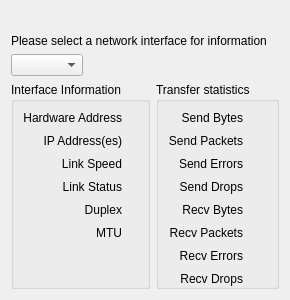
     <widget class="QWidget" name="tab_info">
      <attribute name="title">
       <string>Info</string>
      </attribute>
      <layout class="QVBoxLayout" name="verticalLayout_16">
       <property name="topMargin">
        <number>34</number>
       </property>
       <item>
        <widget class="QLabel" name="label_18">
         <property name="sizePolicy">
          <sizepolicy hsizetype="Preferred" vsizetype="Fixed">
           <horstretch>0</horstretch>
           <verstretch>0</verstretch>
          </sizepolicy>
         </property>
         <property name="text">
          <string>Please select a network interface for information</string>
         </property>
        </widget>
       </item>
       <item alignment="Qt::AlignLeft">
        <widget class="QComboBox" name="info_nic_list_combobox"/>
       </item>
       <item>
        <layout class="QHBoxLayout" name="horizontalLayout_12">
         <item>
          <widget class="QGroupBox" name="groupBox">
           <property name="title">
            <string>Interface Information</string>
           </property>
           <layout class="QGridLayout" name="gridLayout_3">
            <property name="leftMargin">
             <number>9</number>
            </property>
            <property name="topMargin">
             <number>9</number>
            </property>
            <property name="rightMargin">
             <number>9</number>
            </property>
            <property name="bottomMargin">
             <number>0</number>
            </property>
            <property name="spacing">
             <number>9</number>
            </property>
            <item row="5" column="0" alignment="Qt::AlignTop">
             <widget class="QLabel" name="info_stats_mtu">
              <property name="text">
               <string>MTU</string>
              </property>
              <property name="alignment">
               <set>Qt::AlignRight|Qt::AlignTop|Qt::AlignTrailing</set>
              </property>
             </widget>
            </item>
            <item row="0" column="0">
             <widget class="QLabel" name="info_hardware_address">
              <property name="text">
               <string>Hardware Address</string>
              </property>
              <property name="alignment">
               <set>Qt::AlignRight|Qt::AlignTop|Qt::AlignTrailing</set>
              </property>
             </widget>
            </item>
            <item row="4" column="0" alignment="Qt::AlignTop">
             <widget class="QLabel" name="info_stats_duplex">
              <property name="text">
               <string>Duplex</string>
              </property>
              <property name="alignment">
               <set>Qt::AlignRight|Qt::AlignTop|Qt::AlignTrailing</set>
              </property>
             </widget>
            </item>
            <item row="2" column="0">
             <widget class="QLabel" name="label_9">
              <property name="text">
               <string>Link Speed</string>
              </property>
              <property name="alignment">
               <set>Qt::AlignRight|Qt::AlignTop|Qt::AlignTrailing</set>
              </property>
             </widget>
            </item>
            <item row="2" column="1">
             <widget class="QLabel" name="info_stats_speed_value">
              <property name="sizePolicy">
               <sizepolicy hsizetype="MinimumExpanding" vsizetype="Preferred">
                <horstretch>0</horstretch>
                <verstretch>0</verstretch>
               </sizepolicy>
              </property>
              <property name="text">
               <string/>
              </property>
              <property name="alignment">
               <set>Qt::AlignLeading|Qt::AlignLeft|Qt::AlignTop</set>
              </property>
             </widget>
            </item>
            <item row="1" column="0">
             <widget class="QLabel" name="info_addrs">
              <property name="text">
               <string>IP Address(es)</string>
              </property>
              <property name="alignment">
               <set>Qt::AlignRight|Qt::AlignTop|Qt::AlignTrailing</set>
              </property>
             </widget>
            </item>
            <item row="3" column="0">
             <widget class="QLabel" name="info_stats_status">
              <property name="text">
               <string>Link Status</string>
              </property>
              <property name="alignment">
               <set>Qt::AlignRight|Qt::AlignTop|Qt::AlignTrailing</set>
              </property>
             </widget>
            </item>
            <item row="0" column="1">
             <widget class="QLabel" name="info_hardware_address_value">
              <property name="text">
               <string> </string>
              </property>
             </widget>
            </item>
            <item row="6" column="0" colspan="2">
             <spacer name="verticalSpacer_5">
              <property name="orientation">
               <enum>Qt::Vertical</enum>
              </property>
              <property name="sizeType">
               <enum>QSizePolicy::MinimumExpanding</enum>
              </property>
              <property name="sizeHint" stdset="0">
               <size>
                <width>20</width>
                <height>0</height>
               </size>
              </property>
             </spacer>
            </item>
            <item row="1" column="1">
             <widget class="QLabel" name="info_addrs_value">
              <property name="sizePolicy">
               <sizepolicy hsizetype="Preferred" vsizetype="Preferred">
                <horstretch>0</horstretch>
                <verstretch>0</verstretch>
               </sizepolicy>
              </property>
              <property name="text">
               <string> </string>
              </property>
              <property name="textFormat">
               <enum>Qt::AutoText</enum>
              </property>
              <property name="alignment">
               <set>Qt::AlignLeading|Qt::AlignLeft|Qt::AlignTop</set>
              </property>
              <property name="wordWrap">
               <bool>false</bool>
              </property>
             </widget>
            </item>
            <item row="5" column="1">
             <widget class="QLabel" name="info_stats_mtu_value">
              <property name="sizePolicy">
               <sizepolicy hsizetype="MinimumExpanding" vsizetype="Preferred">
                <horstretch>0</horstretch>
                <verstretch>0</verstretch>
               </sizepolicy>
              </property>
              <property name="text">
               <string> </string>
              </property>
              <property name="alignment">
               <set>Qt::AlignLeading|Qt::AlignLeft|Qt::AlignTop</set>
              </property>
             </widget>
            </item>
            <item row="4" column="1">
             <widget class="QLabel" name="info_stats_duplex_value">
              <property name="sizePolicy">
               <sizepolicy hsizetype="MinimumExpanding" vsizetype="Preferred">
                <horstretch>0</horstretch>
                <verstretch>0</verstretch>
               </sizepolicy>
              </property>
              <property name="text">
               <string> </string>
              </property>
              <property name="alignment">
               <set>Qt::AlignLeading|Qt::AlignLeft|Qt::AlignTop</set>
              </property>
             </widget>
            </item>
            <item row="3" column="1">
             <widget class="QLabel" name="info_stats_status_value">
              <property name="sizePolicy">
               <sizepolicy hsizetype="MinimumExpanding" vsizetype="Preferred">
                <horstretch>0</horstretch>
                <verstretch>0</verstretch>
               </sizepolicy>
              </property>
              <property name="text">
               <string/>
              </property>
              <property name="alignment">
               <set>Qt::AlignLeading|Qt::AlignLeft|Qt::AlignTop</set>
              </property>
             </widget>
            </item>
           </layout>
          </widget>
         </item>
         <item>
          <widget class="QGroupBox" name="groupBox_2">
           <property name="title">
            <string>Transfer statistics</string>
           </property>
           <layout class="QGridLayout" name="gridLayout">
            <property name="leftMargin">
             <number>9</number>
            </property>
            <property name="topMargin">
             <number>9</number>
            </property>
            <property name="rightMargin">
             <number>9</number>
            </property>
            <property name="bottomMargin">
             <number>0</number>
            </property>
            <property name="spacing">
             <number>9</number>
            </property>
            <item row="3" column="1">
             <widget class="QLabel" name="info_sent_drops_value">
              <property name="sizePolicy">
               <sizepolicy hsizetype="MinimumExpanding" vsizetype="Preferred">
                <horstretch>0</horstretch>
                <verstretch>0</verstretch>
               </sizepolicy>
              </property>
              <property name="text">
               <string> </string>
              </property>
              <property name="alignment">
               <set>Qt::AlignLeading|Qt::AlignLeft|Qt::AlignTop</set>
              </property>
             </widget>
            </item>
            <item row="0" column="0">
             <widget class="QLabel" name="info_sent_bytes">
              <property name="text">
               <string>Send Bytes</string>
              </property>
              <property name="alignment">
               <set>Qt::AlignRight|Qt::AlignTop|Qt::AlignTrailing</set>
              </property>
             </widget>
            </item>
            <item row="3" column="0">
             <widget class="QLabel" name="info_sent_drops">
              <property name="text">
               <string>Send Drops</string>
              </property>
              <property name="alignment">
               <set>Qt::AlignRight|Qt::AlignTop|Qt::AlignTrailing</set>
              </property>
             </widget>
            </item>
            <item row="0" column="1">
             <widget class="QLabel" name="info_sent_bytes_value">
              <property name="sizePolicy">
               <sizepolicy hsizetype="MinimumExpanding" vsizetype="Preferred">
                <horstretch>0</horstretch>
                <verstretch>0</verstretch>
               </sizepolicy>
              </property>
              <property name="text">
               <string/>
              </property>
              <property name="alignment">
               <set>Qt::AlignLeading|Qt::AlignLeft|Qt::AlignTop</set>
              </property>
             </widget>
            </item>
            <item row="1" column="1">
             <widget class="QLabel" name="info_sent_pkts_value">
              <property name="sizePolicy">
               <sizepolicy hsizetype="MinimumExpanding" vsizetype="Preferred">
                <horstretch>0</horstretch>
                <verstretch>0</verstretch>
               </sizepolicy>
              </property>
              <property name="text">
               <string/>
              </property>
              <property name="alignment">
               <set>Qt::AlignLeading|Qt::AlignLeft|Qt::AlignTop</set>
              </property>
             </widget>
            </item>
            <item row="5" column="1">
             <widget class="QLabel" name="info_recv_pkts_value">
              <property name="sizePolicy">
               <sizepolicy hsizetype="MinimumExpanding" vsizetype="Preferred">
                <horstretch>0</horstretch>
                <verstretch>0</verstretch>
               </sizepolicy>
              </property>
              <property name="text">
               <string/>
              </property>
              <property name="alignment">
               <set>Qt::AlignLeading|Qt::AlignLeft|Qt::AlignTop</set>
              </property>
             </widget>
            </item>
            <item row="7" column="0">
             <widget class="QLabel" name="info_recv_drops">
              <property name="text">
               <string>Recv Drops</string>
              </property>
              <property name="alignment">
               <set>Qt::AlignRight|Qt::AlignTop|Qt::AlignTrailing</set>
              </property>
             </widget>
            </item>
            <item row="2" column="1">
             <widget class="QLabel" name="info_sent_errs_value">
              <property name="sizePolicy">
               <sizepolicy hsizetype="MinimumExpanding" vsizetype="Preferred">
                <horstretch>0</horstretch>
                <verstretch>0</verstretch>
               </sizepolicy>
              </property>
              <property name="text">
               <string> </string>
              </property>
              <property name="alignment">
               <set>Qt::AlignLeading|Qt::AlignLeft|Qt::AlignTop</set>
              </property>
             </widget>
            </item>
            <item row="6" column="1">
             <widget class="QLabel" name="info_recv_errs_value">
              <property name="sizePolicy">
               <sizepolicy hsizetype="MinimumExpanding" vsizetype="Preferred">
                <horstretch>0</horstretch>
                <verstretch>0</verstretch>
               </sizepolicy>
              </property>
              <property name="text">
               <string/>
              </property>
              <property name="alignment">
               <set>Qt::AlignLeading|Qt::AlignLeft|Qt::AlignTop</set>
              </property>
             </widget>
            </item>
            <item row="5" column="0">
             <widget class="QLabel" name="info_recv_pkts">
              <property name="text">
               <string>Recv Packets</string>
              </property>
              <property name="alignment">
               <set>Qt::AlignRight|Qt::AlignTop|Qt::AlignTrailing</set>
              </property>
             </widget>
            </item>
            <item row="4" column="0">
             <widget class="QLabel" name="info_recv_bytes">
              <property name="text">
               <string>Recv Bytes</string>
              </property>
              <property name="alignment">
               <set>Qt::AlignRight|Qt::AlignTop|Qt::AlignTrailing</set>
              </property>
             </widget>
            </item>
            <item row="7" column="1">
             <widget class="QLabel" name="info_recv_drops_value">
              <property name="sizePolicy">
               <sizepolicy hsizetype="MinimumExpanding" vsizetype="Preferred">
                <horstretch>0</horstretch>
                <verstretch>0</verstretch>
               </sizepolicy>
              </property>
              <property name="text">
               <string> </string>
              </property>
              <property name="alignment">
               <set>Qt::AlignLeading|Qt::AlignLeft|Qt::AlignTop</set>
              </property>
             </widget>
            </item>
            <item row="1" column="0">
             <widget class="QLabel" name="info_sent_pkts">
              <property name="text">
               <string>Send Packets</string>
              </property>
              <property name="alignment">
               <set>Qt::AlignRight|Qt::AlignTop|Qt::AlignTrailing</set>
              </property>
             </widget>
            </item>
            <item row="6" column="0">
             <widget class="QLabel" name="info_recv_errs">
              <property name="text">
               <string>Recv Errors</string>
              </property>
              <property name="alignment">
               <set>Qt::AlignRight|Qt::AlignTop|Qt::AlignTrailing</set>
              </property>
             </widget>
            </item>
            <item row="2" column="0">
             <widget class="QLabel" name="info_sent_errs">
              <property name="text">
               <string>Send Errors</string>
              </property>
              <property name="alignment">
               <set>Qt::AlignRight|Qt::AlignTop|Qt::AlignTrailing</set>
              </property>
             </widget>
            </item>
            <item row="4" column="1">
             <widget class="QLabel" name="info_recv_bytes_value">
              <property name="sizePolicy">
               <sizepolicy hsizetype="MinimumExpanding" vsizetype="Preferred">
                <horstretch>0</horstretch>
                <verstretch>0</verstretch>
               </sizepolicy>
              </property>
              <property name="text">
               <string/>
              </property>
              <property name="alignment">
               <set>Qt::AlignLeading|Qt::AlignLeft|Qt::AlignTop</set>
              </property>
             </widget>
            </item>
            <item row="8" column="0" colspan="2">
             <spacer name="verticalSpacer_6">
              <property name="orientation">
               <enum>Qt::Vertical</enum>
              </property>
              <property name="sizeType">
               <enum>QSizePolicy::MinimumExpanding</enum>
              </property>
              <property name="sizeHint" stdset="0">
               <size>
                <width>20</width>
                <height>0</height>
               </size>
              </property>
             </spacer>
            </item>
           </layout>
          </widget>
         </item>
        </layout>
       </item>
      </layout>
     </widget>
